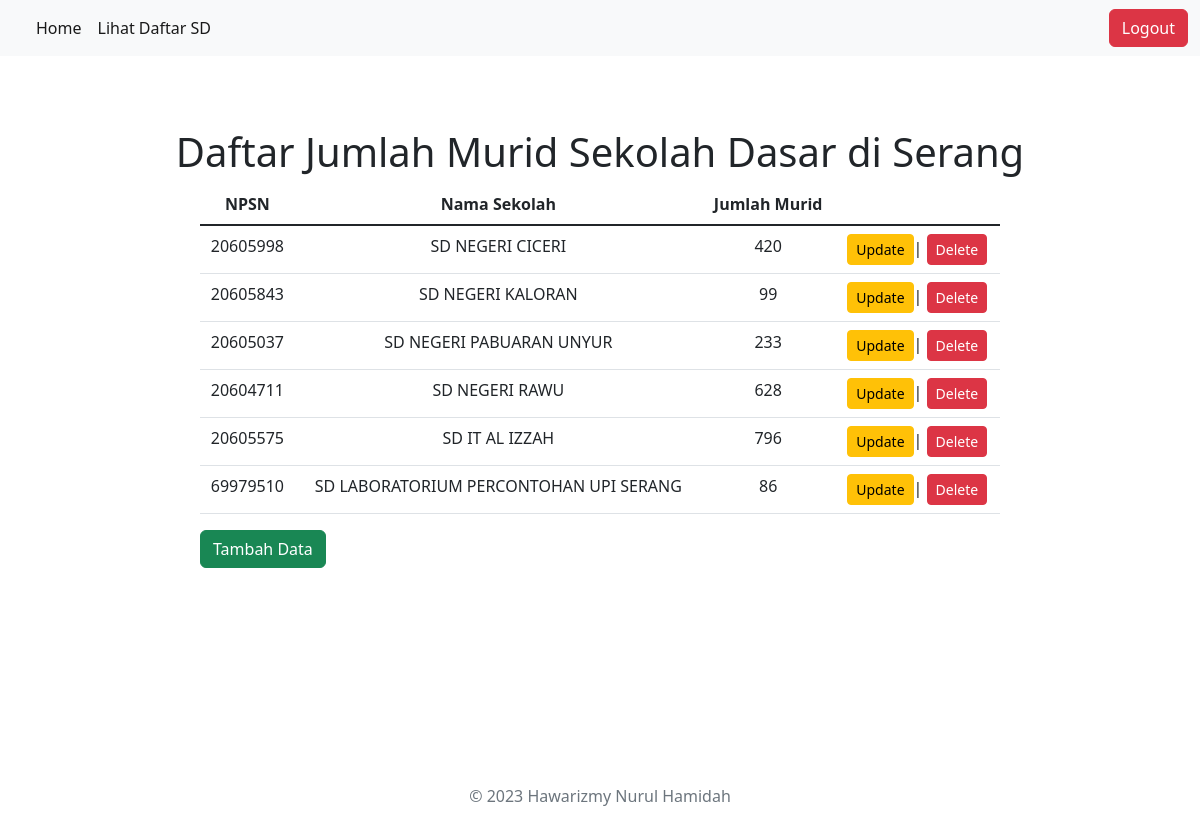
The page /Murid/ on the database its author committed.
### SD/models.py (models this page shows, shortened)
class murid(models.Model):
    NPSN = models.CharField(max_length=50)
    nama = models.CharField(max_length=50)
    jmlhmurid = models.CharField(max_length=50)

### SD/views.py (the view)
# urls.py: path("Murid/", Murid),
def Murid(request):
    books = murid.objects.all()
    data = {
        "title"   : "Daftar Jumlah Murid Sekolah Dasar di Serang",
        "judul" : "Daftar Jumlah Murid Sekolah Dasar di Serang",
        "books"   : books,
    }
    return render(request, "Murid.html", data)

### SD/templates/Murid.html
{% extends "base2.html" %}
{% load static %}
{% block content %}
<br><br><br>
    <div class="container" style="text-align: center;">
      <h1>{{ judul }}</h1>
    </div>
    <div class="table-responsive" style="margin: 200px; margin-top: 0%;" >
    <table class="table">
        <thead>
          <tr>
                <th scope="col">NPSN</th>
                <th scope="col">Nama Sekolah</th>
                <th scope="col">Jumlah Murid</th>
          </tr>
        </thead>
        <tbody class="table-group-divider">
            {% for murid in books %}
            <tr>
                <td>{{ murid.NPSN }}</td>
                <td>{{ murid.nama }}</td>
                <td>{{ murid.jmlhmurid }}</td>
                <td>
                  <a href="{% url 'update_murid' murid.id %}" class="btn btn-sm btn-warning">Update</a>|
                  <a href="{% url 'delete_murid' murid.id %}" class="btn btn-sm btn-danger">Delete</a>
                </td>
            </tr>
            {% endfor %}
        </tbody>
      </table>
      <a class="btn btn-success" href="/tambah_murid">Tambah Data</a>
    </div>
{% endblock%}

### templates/base2.html (shortened to what this page needs)
{% load static %}
<!doctype html>
<html lang="en">
  <head>
    <link href="https://cdn.jsdelivr.net/npm/bootstrap@5.2.3/dist/css/bootstrap.min.css" rel="stylesheet">
    <link rel="stylesheet" href="{% static 'style.css' %}">
    <link rel="stylesheet" href="https://unpkg.com/leaflet@1.9.3/dist/leaflet.css"/>
    <link href="https://cdn.jsdelivr.net/npm/bootstrap@5.2.2/dist/css/bootstrap.min.css" rel="stylesheet">
    <link rel="stylesheet" href="https://cdnjs.cloudflare.com/ajax/libs/twitter-bootstrap/5.2.0/css/bootstrap.min.css">
    <link rel="stylesheet" href="https://cdn.datatables.net/1.12.1/css/dataTables.bootstrap5.min.css">
  </head>
  <body>
    {% include "navbar2.html" %}
    {% block content %}
    {% endblock %}
    {% include "footer.html" %}
  </body>
</html>

### templates/navbar2.html (shortened to what this page needs)
<nav class="navbar navbar-expand-lg bg-light ">
    <div class="container-fluid">
      <div class="collapse navbar-collapse" id="navbarSupportedContent">
        <ul class="navbar-nav me-auto mb-2 mb-lg-0">
          <li class="nav-item">
            <a class="nav-link active" href="/sekolah">Home</a>
          </li>
          <li class="nav-item">
            <a class="nav-link active" href="/sekolah">Lihat Daftar SD</a>
          </li>
        </ul>
        <ul class="nav justify-content-end">
          <li class="nav-item">
            <a class=" btn btn-danger" href="{% url 'logout' %}">Logout</a>
          </li>
        </ul>
      </div>
    </div>
  </nav>

### templates/footer.html
<div class="container" >
    <footer class="py-3 my-4">
      <p class="text-center text-muted">&copy; 2023 Hawarizmy Nurul Hamidah</p>
    </footer>
</div>

### static/style.css (style rules this page uses)
body { background-color: rgb(190, 205, 218); }
table { text-align: center; padding: 50px; float: none; }

### rows shown on the page
murid: NPSN "20605998", nama "SD NEGERI CICERI", jmlhmurid "420"
murid: NPSN "20605843", nama "SD NEGERI KALORAN", jmlhmurid "99"
murid: NPSN "20605037", nama "SD NEGERI PABUARAN UNYUR", jmlhmurid "233"
murid: NPSN "20604711", nama "SD NEGERI RAWU", jmlhmurid "628"
murid: NPSN "20605575", nama "SD IT AL IZZAH", jmlhmurid "796"
murid: NPSN "69979510", nama "SD LABORATORIUM PERCONTOHAN UPI SERANG", jmlhmurid "86"

### other values the page prints
{{ judul }} "Daftar Jumlah Murid Sekolah Dasar di Serang"
